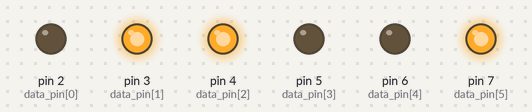
Recording of a sketch running on a simulated Arduino Uno, built with avr-gcc and run on an emulated ATmega328P. Parts: output pins drawn as LEDs (lit = HIGH). What the sketch prints to the serial monitor is not drawn.

Above: at 0.5 s.
At 2.5 s:
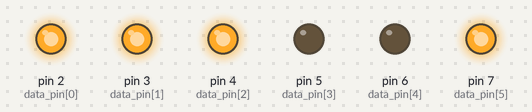
At 3.5 s:
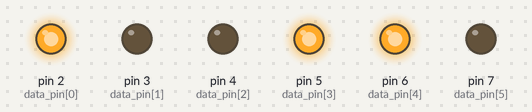
Timing chart, 0 to 6.5 s (numbered marks = the images above):
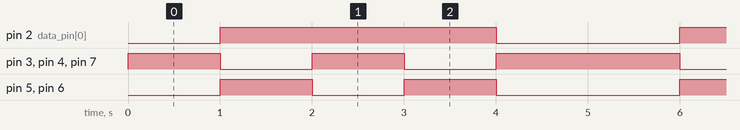

Measured:
- by itself, pin 2 (data_pin[0]): alternates HIGH for 3.0 s and LOW for 2.0 s
- by itself, pin 3 (data_pin[1]), pin 4 (data_pin[2]), pin 7 (data_pin[5]): repeats every 5.0 s: HIGH 1.0 s, LOW 1.0 s, HIGH 2.0 s, LOW 1.0 s
- by itself, pin 5 (data_pin[3]), pin 6 (data_pin[4]): repeats every 5.0 s: LOW 1.0 s, HIGH 1.0 s, LOW 2.0 s, HIGH 1.0 s

The sketch:

counter.ino
```cpp
volatile int index_of_data;
int frequency_in_hz;

const int data_pin[] = { 2, 3, 4, 5, 6, 7 };
const float signal[] = { 2, 3, 4.5, 3, 2 };
const int num_data_pins = 6;
const int v_supply = 5;  // Powersupply in [V]

void setup() {
  Serial.begin(9600);
  index_of_data = 0;
  frequency_in_hz = 1;
  setupDacOutput();
  setupTimer();
}

void setupTimer() {
  // initialize Timer1
  noInterrupts();
  TCCR1A = 0;  // set entire TCCR1A register to 0
  TCCR1B = 0;  // same for TCCR1B
  TCNT1 = 0;
  OCR1A = (16 * pow(10, 6)) / (frequency_in_hz * 1024) - 1;  // (must be <65536)
  // turn on CTC mode
  TCCR1B |= (1 << WGM12);
  TCCR1B |= (1 << CS12) | (1 << CS10);
  TIMSK1 |= (1 << OCIE1A);
  interrupts();  // enable all interrupts
}

void setupDacOutput() {
  for (int i = 0; i < num_data_pins; i++) {
    pinMode(data_pin[i], OUTPUT);
  }
}

void loop() {
  Serial.println("I am the main program - and I am bored!");
  delay(5000);
}

void sendToDac(int value_in_dec) {
  for (int i = 0; i < num_data_pins; i++) {
    if ((value_in_dec & (1 << (num_data_pins - 1 - i))) != 0) {
      digitalWrite(data_pin[i], HIGH);
    } else {
      digitalWrite(data_pin[i], LOW);
    }
  }
}

// Umrechnung Spannung zu Dezimal für die Leds
int calcVoltageInDec(float voltage) {
  float lsb = v_supply / pow(2, num_data_pins);
  return (voltage / lsb);
}

ISR(TIMER1_COMPA_vect) {
  sendToDac(calcVoltageInDec(signal[index_of_data]));
  index_of_data = (index_of_data + 1) % 5;
}
```
